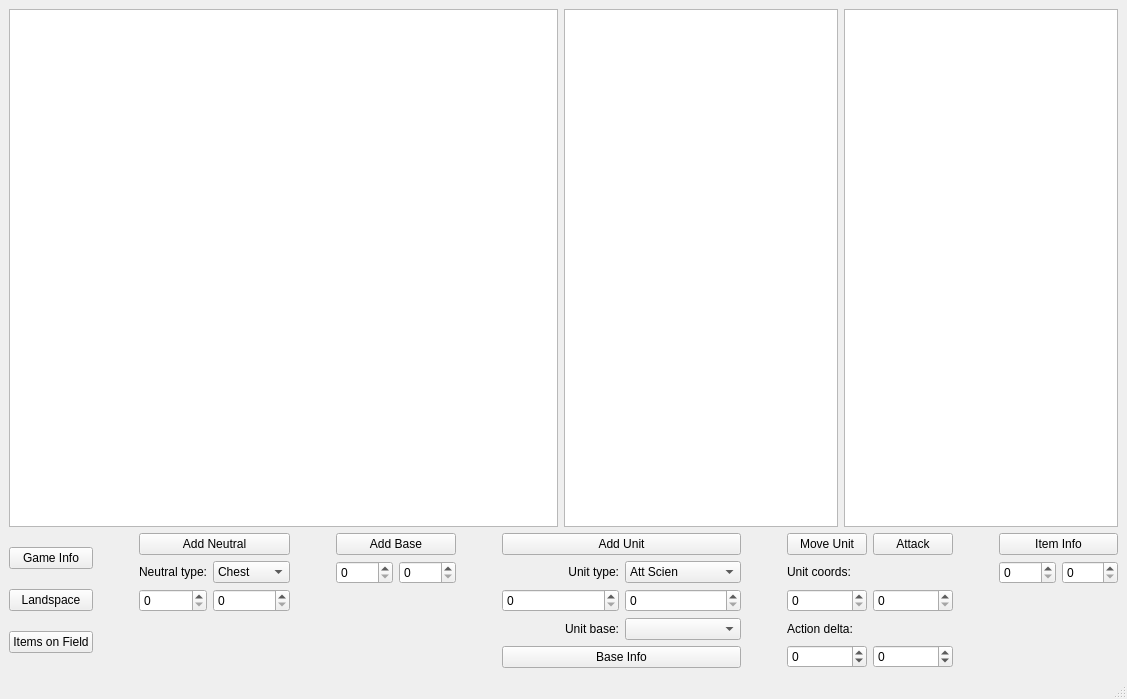
<?xml version="1.0" encoding="UTF-8"?>
<ui version="4.0">
 <class>MainWindow</class>
 <widget class="QMainWindow" name="MainWindow">
  <property name="geometry">
   <rect>
    <x>0</x>
    <y>0</y>
    <width>1127</width>
    <height>699</height>
   </rect>
  </property>
  <property name="windowTitle">
   <string>MainWindow</string>
  </property>
  <widget class="QWidget" name="centralwidget">
   <layout class="QVBoxLayout" name="verticalLayout_2" stretch="3,0">
    <item>
     <layout class="QVBoxLayout" name="verticalLayout">
      <item>
       <layout class="QHBoxLayout" name="horizontalLayout" stretch="2,1,1">
        <item>
         <widget class="QTextEdit" name="textField">
          <property name="styleSheet">
           <string notr="true">font: 9pt &quot;Consolas&quot;;</string>
          </property>
          <property name="readOnly">
           <bool>true</bool>
          </property>
         </widget>
        </item>
        <item>
         <widget class="QTextEdit" name="textOutput">
          <property name="styleSheet">
           <string notr="true">font: 9pt &quot;Consolas&quot;;</string>
          </property>
          <property name="horizontalScrollBarPolicy">
           <enum>Qt::ScrollBarAsNeeded</enum>
          </property>
          <property name="textInteractionFlags">
           <set>Qt::TextSelectableByKeyboard|Qt::TextSelectableByMouse</set>
          </property>
          <property name="placeholderText">
           <string notr="true"/>
          </property>
         </widget>
        </item>
        <item>
         <widget class="QTextEdit" name="debugOutput">
          <property name="readOnly">
           <bool>true</bool>
          </property>
         </widget>
        </item>
       </layout>
      </item>
     </layout>
    </item>
    <item>
     <layout class="QHBoxLayout" name="horizontalLayout_2" stretch="1,1,2,1,2,1,4,1,2,1,2">
      <item>
       <layout class="QGridLayout" name="InfoLayout">
        <item row="2" column="0">
         <widget class="QPushButton" name="pushItems">
          <property name="text">
           <string>Items on Field</string>
          </property>
         </widget>
        </item>
        <item row="1" column="0">
         <widget class="QPushButton" name="pushLandspace">
          <property name="text">
           <string>Landspace</string>
          </property>
         </widget>
        </item>
        <item row="0" column="0">
         <widget class="QPushButton" name="pushGameInfo">
          <property name="text">
           <string>Game Info</string>
          </property>
         </widget>
        </item>
       </layout>
      </item>
      <item>
       <spacer name="horizontalSpacer_3">
        <property name="orientation">
         <enum>Qt::Horizontal</enum>
        </property>
        <property name="sizeType">
         <enum>QSizePolicy::Fixed</enum>
        </property>
        <property name="sizeHint" stdset="0">
         <size>
          <width>40</width>
          <height>20</height>
         </size>
        </property>
       </spacer>
      </item>
      <item>
       <layout class="QGridLayout" name="gridLayout_2">
        <item row="1" column="1">
         <widget class="QComboBox" name="comboNeutral">
          <item>
           <property name="text">
            <string>Chest</string>
           </property>
          </item>
          <item>
           <property name="text">
            <string>Keygen</string>
           </property>
          </item>
          <item>
           <property name="text">
            <string>Antivirus</string>
           </property>
          </item>
          <item>
           <property name="text">
            <string>Data</string>
           </property>
          </item>
         </widget>
        </item>
        <item row="2" column="1">
         <widget class="QSpinBox" name="setNeutralY"/>
        </item>
        <item row="0" column="0" colspan="2">
         <widget class="QPushButton" name="pushAddNeutral">
          <property name="text">
           <string>Add Neutral</string>
          </property>
         </widget>
        </item>
        <item row="2" column="0">
         <widget class="QSpinBox" name="setNeutralX"/>
        </item>
        <item row="1" column="0">
         <widget class="QLabel" name="label_2">
          <property name="text">
           <string>Neutral type:</string>
          </property>
          <property name="alignment">
           <set>Qt::AlignRight|Qt::AlignTrailing|Qt::AlignVCenter</set>
          </property>
         </widget>
        </item>
        <item row="3" column="1">
         <widget class="QLabel" name="label_4">
          <property name="text">
           <string/>
          </property>
         </widget>
        </item>
       </layout>
      </item>
      <item>
       <spacer name="horizontalSpacer_4">
        <property name="orientation">
         <enum>Qt::Horizontal</enum>
        </property>
        <property name="sizeType">
         <enum>QSizePolicy::Fixed</enum>
        </property>
        <property name="sizeHint" stdset="0">
         <size>
          <width>40</width>
          <height>20</height>
         </size>
        </property>
       </spacer>
      </item>
      <item>
       <layout class="QGridLayout" name="baseLayout">
        <item row="1" column="0">
         <widget class="QSpinBox" name="setBaseX"/>
        </item>
        <item row="0" column="0" colspan="2">
         <widget class="QPushButton" name="pushAddBase">
          <property name="text">
           <string>Add Base</string>
          </property>
         </widget>
        </item>
        <item row="1" column="1">
         <widget class="QSpinBox" name="setBaseY"/>
        </item>
        <item row="2" column="0">
         <widget class="QLabel" name="label_7">
          <property name="text">
           <string/>
          </property>
         </widget>
        </item>
       </layout>
      </item>
      <item>
       <spacer name="horizontalSpacer_5">
        <property name="orientation">
         <enum>Qt::Horizontal</enum>
        </property>
        <property name="sizeType">
         <enum>QSizePolicy::Fixed</enum>
        </property>
        <property name="sizeHint" stdset="0">
         <size>
          <width>40</width>
          <height>20</height>
         </size>
        </property>
       </spacer>
      </item>
      <item>
       <layout class="QGridLayout" name="unitLayout">
        <item row="1" column="0" colspan="2">
         <widget class="QPushButton" name="pushAddUnit">
          <property name="text">
           <string>Add Unit</string>
          </property>
         </widget>
        </item>
        <item row="4" column="0">
         <widget class="QLabel" name="label">
          <property name="text">
           <string>Unit base:</string>
          </property>
          <property name="alignment">
           <set>Qt::AlignRight|Qt::AlignTrailing|Qt::AlignVCenter</set>
          </property>
         </widget>
        </item>
        <item row="2" column="0">
         <widget class="QLabel" name="label_3">
          <property name="text">
           <string>Unit type:</string>
          </property>
          <property name="alignment">
           <set>Qt::AlignRight|Qt::AlignTrailing|Qt::AlignVCenter</set>
          </property>
         </widget>
        </item>
        <item row="3" column="1">
         <widget class="QSpinBox" name="setUnitY"/>
        </item>
        <item row="3" column="0">
         <widget class="QSpinBox" name="setUnitX"/>
        </item>
        <item row="4" column="1">
         <widget class="QComboBox" name="comboBases"/>
        </item>
        <item row="2" column="1">
         <widget class="QComboBox" name="comboBox">
          <item>
           <property name="text">
            <string comment="0">Att Scien</string>
           </property>
          </item>
          <item>
           <property name="text">
            <string comment="1">Att Bers</string>
           </property>
          </item>
          <item>
           <property name="text">
            <string comment="2">Sup Scien</string>
           </property>
          </item>
          <item>
           <property name="text">
            <string comment="3">Sup Bers</string>
           </property>
          </item>
          <item>
           <property name="text">
            <string comment="4">Sim Scien</string>
           </property>
          </item>
          <item>
           <property name="text">
            <string comment="5">Sim Bers</string>
           </property>
          </item>
         </widget>
        </item>
        <item row="5" column="0" colspan="2">
         <widget class="QPushButton" name="pushBaseInfo">
          <property name="text">
           <string>Base Info</string>
          </property>
         </widget>
        </item>
       </layout>
      </item>
      <item>
       <spacer name="horizontalSpacer_6">
        <property name="orientation">
         <enum>Qt::Horizontal</enum>
        </property>
        <property name="sizeType">
         <enum>QSizePolicy::Fixed</enum>
        </property>
        <property name="sizeHint" stdset="0">
         <size>
          <width>40</width>
          <height>20</height>
         </size>
        </property>
       </spacer>
      </item>
      <item>
       <layout class="QGridLayout" name="gridLayout_3">
        <item row="6" column="0">
         <widget class="QSpinBox" name="setDeltaX">
          <property name="minimum">
           <number>-99</number>
          </property>
         </widget>
        </item>
        <item row="2" column="0">
         <widget class="QPushButton" name="pushMoveUnit">
          <property name="text">
           <string>Move Unit</string>
          </property>
         </widget>
        </item>
        <item row="3" column="0" colspan="2">
         <widget class="QLabel" name="label_5">
          <property name="text">
           <string>Unit coords:</string>
          </property>
         </widget>
        </item>
        <item row="4" column="1">
         <widget class="QSpinBox" name="setActY"/>
        </item>
        <item row="2" column="1">
         <widget class="QPushButton" name="pushAttack">
          <property name="text">
           <string>Attack</string>
          </property>
         </widget>
        </item>
        <item row="4" column="0">
         <widget class="QSpinBox" name="setActX"/>
        </item>
        <item row="6" column="1">
         <widget class="QSpinBox" name="setDeltaY">
          <property name="minimum">
           <number>-99</number>
          </property>
         </widget>
        </item>
        <item row="5" column="0" colspan="2">
         <widget class="QLabel" name="label_6">
          <property name="text">
           <string>Action delta:</string>
          </property>
         </widget>
        </item>
       </layout>
      </item>
      <item>
       <spacer name="horizontalSpacer">
        <property name="orientation">
         <enum>Qt::Horizontal</enum>
        </property>
        <property name="sizeType">
         <enum>QSizePolicy::Fixed</enum>
        </property>
        <property name="sizeHint" stdset="0">
         <size>
          <width>40</width>
          <height>20</height>
         </size>
        </property>
       </spacer>
      </item>
      <item>
       <layout class="QGridLayout" name="gridLayout">
        <item row="1" column="1">
         <widget class="QSpinBox" name="setItemY"/>
        </item>
        <item row="0" column="0" colspan="2">
         <widget class="QPushButton" name="pushItemInfo">
          <property name="text">
           <string>Item Info</string>
          </property>
         </widget>
        </item>
        <item row="1" column="0">
         <widget class="QSpinBox" name="setItemX"/>
        </item>
        <item row="2" column="0">
         <widget class="QLabel" name="label_8">
          <property name="text">
           <string/>
          </property>
         </widget>
        </item>
       </layout>
      </item>
     </layout>
    </item>
   </layout>
  </widget>
  <widget class="QMenuBar" name="menubar">
   <property name="geometry">
    <rect>
     <x>0</x>
     <y>0</y>
     <width>1127</width>
     <height>25</height>
    </rect>
   </property>
  </widget>
  <widget class="QStatusBar" name="statusbar"/>
 </widget>
 <resources/>
 <connections/>
</ui>
